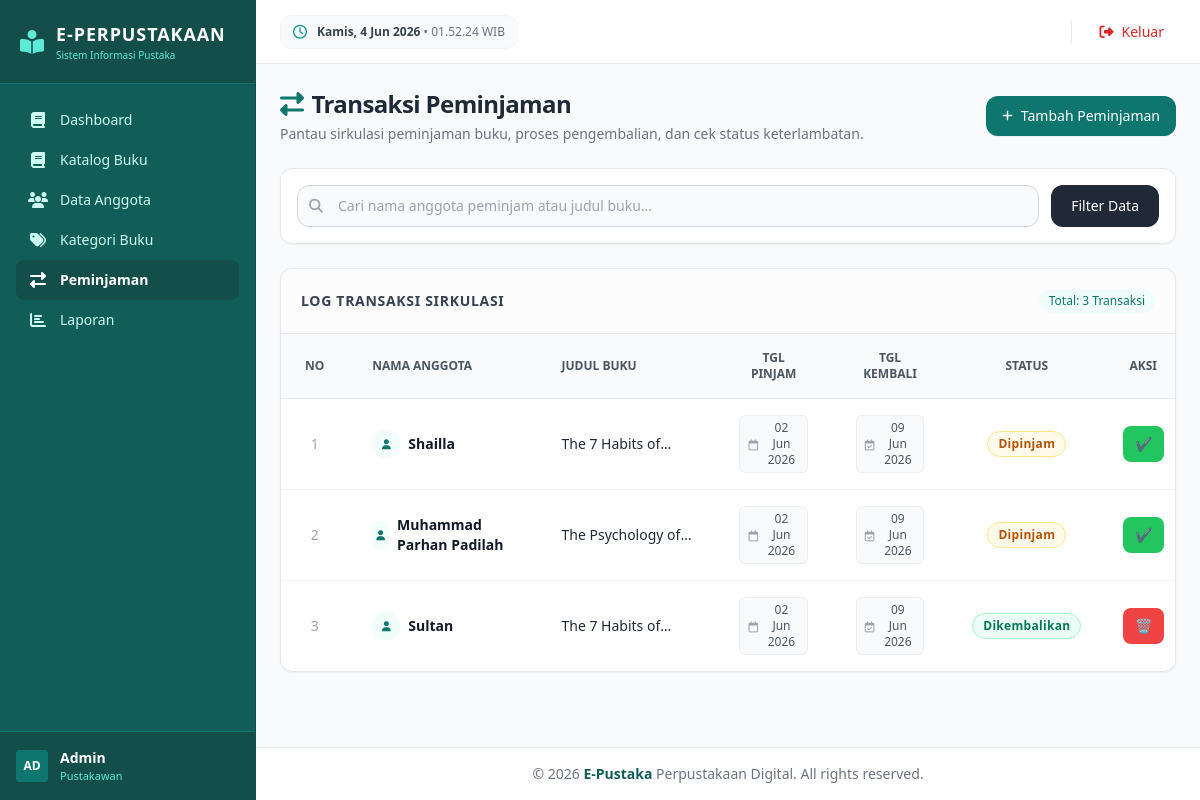
Page /pages/peminjaman/index.php (signed in) on the committed database.
### tables this page shows
CREATE TABLE `peminjaman` (
  `id_peminjaman` int(11) NOT NULL,
  `id_anggota` int(11) NOT NULL,
  `id_buku` int(11) NOT NULL,
  `tanggal_pinjam` date NOT NULL,
  `tanggal_kembali` date NOT NULL,
  `status` enum('dipinjam','dikembalikan') DEFAULT 'dipinjam',
  `created_at` timestamp NOT NULL DEFAULT current_timestamp()
);

CREATE TABLE `anggota` (
  `id_anggota` int(11) NOT NULL,
  `nama` varchar(100) NOT NULL,
  `jenis_kelamin` enum('L','P') DEFAULT NULL,
  `alamat` text DEFAULT NULL,
  `telepon` varchar(20) DEFAULT NULL,
  `tanggal_daftar` date DEFAULT NULL
);

CREATE TABLE `buku` (
  `id_buku` int(11) NOT NULL,
  `isbn` varchar(30) DEFAULT NULL,
  `judul` varchar(200) DEFAULT NULL,
  `penulis` varchar(100) DEFAULT NULL,
  `penerbit` varchar(100) DEFAULT NULL,
  `tahun_terbit` year(4) DEFAULT NULL,
  `stok` int(11) DEFAULT 0,
  `cover` varchar(255) DEFAULT NULL,
  `id_kategori` int(11) DEFAULT NULL
);

### pages/peminjaman/index.php (the view, shortened to what this page needs)
<?php
include __DIR__ . '/../../config/koneksi.php';
$search = isset($_GET['search'])
    ? mysqli_real_escape_string($conn, trim($_GET['search']))
    : '';
$query = mysqli_query($conn, "
    SELECT
        peminjaman.*,
        anggota.nama,
        buku.judul
    FROM peminjaman
    JOIN anggota
        ON peminjaman.id_anggota = anggota.id_anggota
    JOIN buku
        ON peminjaman.id_buku = buku.id_buku
    WHERE
        anggota.nama LIKE '%$search%'
        OR buku.judul LIKE '%$search%'
    ORDER BY peminjaman.id_peminjaman DESC
");
include __DIR__ . '/../../layouts/header.php';
include __DIR__ . '/../../layouts/sidebar.php';
include __DIR__ . '/../../layouts/topbar.php';
?>
<div class="space-y-6">
    <div class="flex flex-col sm:flex-row sm:items-center sm:justify-between gap-4">
        <div>
            <h1 class="text-2xl font-bold text-gray-800 tracking-tight flex items-center gap-2">
                <i class="fas fa-exchange-alt text-teal-700"></i> Transaksi Peminjaman
            </h1>
            <p class="text-sm text-gray-500 mt-1">
                Pantau sirkulasi peminjaman buku, proses pengembalian, dan cek status keterlambatan.
            </p>
        </div>
        <div>
            <a href="tambah.php" class="inline-flex items-center gap-2 bg-teal-700 hover:bg-teal-800 text-white px-4 py-2.5 rounded-xl font-medium text-sm shadow-sm transition-colors">
                <i class="fas fa-plus text-xs"></i> Tambah Peminjaman
            </a>
        </div>
    </div>
    <div class="bg-white rounded-xl shadow-sm border border-gray-200 p-4">
        <form method="GET">
            <div class="flex flex-col sm:flex-row gap-3">
                <div class="relative flex-1">
                    <span class="absolute inset-y-0 left-0 flex items-center pl-3 text-gray-400">
                        <i class="fas fa-search text-sm"></i>
                    </span>
                    <input
                        type="text"
                        name="search"
                        value="<?= htmlspecialchars($search) ?>"
                        placeholder="Cari nama anggota peminjam atau judul buku..."
                        class="w-full pl-10 pr-4 py-2.5 border border-gray-300 rounded-xl text-sm focus:outline-none focus:ring-2 focus:ring-teal-500 focus:border-teal-500 bg-gray-50 focus:bg-white transition-all">
                </div>
                <div class="flex gap-2">
                    <button type="submit" class="w-full sm:w-auto bg-gray-800 hover:bg-gray-900 text-white px-5 py-2.5 rounded-xl text-sm font-medium transition-colors">
                        Filter Data
                    </button>
                </div>
            </div>
        </form>
    </div>
    <div class="bg-white rounded-xl shadow-sm border border-gray-200 overflow-hidden">
        <div class="p-5 border-b border-gray-200 flex items-center justify-between bg-gray-50/50">
            <h2 class="font-bold text-gray-700 text-sm uppercase tracking-wider">
                Log Transaksi Sirkulasi
            </h2>
            <span class="text-xs bg-teal-50 text-teal-700 px-2.5 py-1 rounded-full font-medium">
                Total: <?= mysqli_num_rows($query) ?> Transaksi
            </span>
        </div>
        <div class="overflow-x-auto">
            <table class="w-full min-w-[900px] table-auto">
                <thead class="bg-gray-50 text-gray-600 text-xs uppercase font-semibold border-b border-gray-200">
                    <tr>
                        <th class="px-6 py-4 text-center w-[6%]">No</th>
                        <th class="px-6 py-4 text-left w-[24%]">Nama Anggota</th>
                        <th class="px-6 py-4 text-left w-[28%]">Judul Buku</th>
                        <th class="px-6 py-4 text-center w-[14%]">Tgl Pinjam</th>
                        <th class="px-6 py-4 text-center w-[14%]">Tgl Kembali</th>
                        <th class="px-6 py-4 text-center w-[12%]">Status</th>
                        <th class="px-6 py-4 text-center w-[12%]">Aksi</th>
                    </tr>
                </thead>
                <tbody class="divide-y divide-gray-100 text-sm text-gray-700">
                    <?php if (mysqli_num_rows($query) > 0) : ?>
                        <?php
                        $no = 1;
                        while ($row = mysqli_fetch_assoc($query)) :
                            $isDipinjam = ($row['status'] == 'dipinjam');
                            $statusBadge = $isDipinjam
                                ? 'bg-amber-50 text-amber-700 border-amber-200'
                                : 'bg-emerald-50 text-emerald-700 border-emerald-200';
                        ?>
                            <tr class="hover:bg-slate-50/80 transition-colors">
                                <td class="px-6 py-4 text-center font-medium text-gray-400">
                                    <?= $no++ ?>
                                </td>
                                <td class="px-6 py-4">
                                    <div class="flex items-center gap-2">
                                        <div class="w-7 h-7 rounded-full bg-teal-50 text-teal-700 flex items-center justify-center text-xs font-bold">
                                            <i class="fas fa-user text-[10px]"></i>
                                        </div>
                                        <span class="font-semibold text-gray-900"><?= htmlspecialchars($row['nama']) ?></span>
                                    </div>
                                </td>
                                <td class="px-6 py-4">
                                    <div class="font-medium text-gray-800 line-clamp-1" title="<?= htmlspecialchars($row['judul']) ?>">
                                        <?= htmlspecialchars($row['judul']) ?>
                                    </div>
                                </td>
                                <td class="px-6 py-4 text-center">
                                    <span class="inline-flex items-center text-xs text-gray-600 bg-gray-50 border border-gray-200/60 px-2 py-1 rounded-md font-medium">
                                        <i class="far fa-calendar text-gray-400 mr-1.5 text-[11px]"></i>
                                        <?= date('d M Y', strtotime($row['tanggal_pinjam'])) ?>
                                    </span>
                                </td>
                                <td class="px-6 py-4 text-center">
                                    <span class="inline-flex items-center text-xs text-gray-600 bg-gray-50 border border-gray-200/60 px-2 py-1 rounded-md font-medium">
                                        <i class="far fa-calendar-check text-gray-400 mr-1.5 text-[11px]"></i>
                                        <?= date('d M Y', strtotime($row['tanggal_kembali'])) ?>
                                    </span>
                                </td>
                                <td class="px-6 py-4 text-center">
                                    <span class="inline-block border text-xs px-2.5 py-1 rounded-full font-semibold capitalize tracking-wide <?= $statusBadge ?>">
                                        <?= htmlspecialchars($row['status']) ?>
                                    </span>
                                </td>
                                <td class="px-4 py-4 text-center">
                                    <div class="flex justify-center gap-2">
                                        <?php if ($row['status'] == 'dipinjam') : ?>
                                            <a
                                                href="kembali.php?id=<?= $row['id_peminjaman'] ?>"
                                                onclick="return confirm('Konfirmasi pengembalian buku?')"
                                                class="bg-green-500 hover:bg-green-600 text-white px-3 py-2 rounded-lg">
                                                ✔️
                                            </a>
                                        <?php else : ?>
                                            <a
                                                href="hapus.php?id=<?= $row['id_peminjaman'] ?>"
                                                onclick="return confirm('Hapus riwayat peminjaman ini?')"
                                                class="bg-red-500 hover:bg-red-600 text-white px-3 py-2 rounded-lg">
                                                🗑️
                                            </a>
                                        <?php endif; ?>
                                    </div>
                                </td>
                            </tr>
                        <?php endwhile; ?>
                    <?php endif; ?>
                </tbody>
            </table>
        </div>
    </div>
</div>
<?php include __DIR__ . '/../../layouts/footer.php'; ?>

### layouts/header.php (shortened to what this page needs)
<!DOCTYPE html>
<html lang="id">
<head>
    <script src="https://cdn.tailwindcss.com"></script>
    <link rel="stylesheet" href="https://cdnjs.cloudflare.com/ajax/libs/font-awesome/6.4.0/css/all.min.css">
</head>
<body class="bg-gray-100 font-sans antialiased">
    <div class="flex h-screen overflow-hidden">

### layouts/sidebar.php
<?php
$current_page = $_SERVER['REQUEST_URI'];
function setActiveMenu($page_path, $current_page) {
    if (strpos($current_page, $page_path) !== false) {
        return 'bg-teal-900 text-white font-semibold';
    }
    return 'text-teal-100 hover:bg-teal-700 hover:text-white';
}
?>
<aside class="w-64 bg-teal-800 text-white flex flex-col h-full hidden md:flex flex-shrink-0 border-r border-teal-900">
    <div class="p-5 flex items-center gap-3 border-b border-teal-700 bg-teal-900">
        <i class="fas fa-book-reader text-2xl text-teal-300"></i>
        <div class="flex flex-col">
            <span class="font-bold text-lg tracking-wider">E-PERPUSTAKAAN</span>
            <span class="text-[10px] text-teal-300">Sistem Informasi Pustaka</span>
        </div>
    </div>
    <nav class="flex-1 p-4 space-y-1 overflow-y-auto">
        <div class="mb-4">
            <a href="/perpustakaan/dashboard.php" class="flex items-center gap-3 px-3 py-2.5 rounded-lg transition-colors <?= setActiveMenu('dashboard', $current_page) ?>">
                <i class="fas fa-book w-5 text-center"></i>
                <span class="text-sm">Dashboard</span>
            </a>
            <a href="/perpustakaan/pages/buku/index.php" class="flex items-center gap-3 px-3 py-2.5 rounded-lg transition-colors <?= setActiveMenu('pages/buku', $current_page) ?>">
                <i class="fas fa-book w-5 text-center"></i>
                <span class="text-sm">Katalog Buku</span>
            </a>
            <a href="/perpustakaan/pages/anggota/index.php" class="flex items-center gap-3 px-3 py-2.5 rounded-lg transition-colors <?= setActiveMenu('pages/anggota', $current_page) ?>">
                <i class="fas fa-users w-5 text-center"></i>
                <span class="text-sm">Data Anggota</span>
            </a>
            <a href="/perpustakaan/pages/kategori/index.php" class="flex items-center gap-3 px-3 py-2.5 rounded-lg transition-colors <?= setActiveMenu('pages/kategori', $current_page) ?>">
                <i class="fas fa-tags w-5 text-center"></i>
                <span class="text-sm">Kategori Buku</span>
            </a>
            <a href="/perpustakaan/pages/peminjaman/index.php" class="flex items-center gap-3 px-3 py-2.5 rounded-lg transition-colors <?= setActiveMenu('pages/peminjaman', $current_page) ?>">
                <i class="fas fa-exchange-alt w-5 text-center"></i>
                <span class="text-sm">Peminjaman</span>
            </a>
            <a href="/perpustakaan/pages/laporan/index.php" class="flex items-center gap-3 px-3 py-2.5 rounded-lg transition-colors <?= setActiveMenu('pages/laporan', $current_page) ?>">
                <i class="fas fa-chart-bar w-5 text-center"></i>
                <span class="text-sm">Laporan</span>
            </a>
        </div>
    </nav>
    <div class="p-4 border-t border-teal-700 bg-teal-900 flex items-center gap-3">
        <div class="w-8 h-8 rounded bg-teal-700 flex items-center justify-center font-bold text-xs uppercase text-white">
            <?= isset($_SESSION['username']) ? substr(htmlspecialchars($_SESSION['username']), 0, 2) : 'AD' ?>
        </div>
        <div class="flex-1 min-w-0">
            <p class="text-sm font-semibold truncate text-white capitalize">
                <?= isset($_SESSION['username']) ? htmlspecialchars($_SESSION['username']) : 'Admin' ?>
            </p>
            <p class="text-[11px] text-teal-300">Pustakawan</p>
        </div>
    </div>
</aside>
<div class="flex-1 flex flex-col overflow-hidden">

### layouts/topbar.php (shortened to what this page needs)
<header class="bg-white shadow-sm border-b border-gray-200 h-16 flex items-center justify-between px-6 flex-shrink-0">
    <div class="flex items-center gap-4">
        <div class="hidden sm:flex items-center gap-2.5 text-gray-500 bg-gray-50 px-3 py-1.5 rounded-xl border border-gray-100 text-xs font-medium">
            <i class="far fa-clock text-teal-600 text-sm"></i>
            <span id="live-clock">Memuat Waktu...</span>
        </div>
    </div>
    <div class="flex items-center gap-4">
        <a href="/perpustakaan/auth/logout.php" class="flex items-center gap-2 text-sm font-medium text-red-600 hover:text-red-700 px-3 py-2 rounded-lg hover:bg-red-50 transition-colors">
            <i class="fas fa-sign-out-alt"></i>
            <span class="hidden sm:inline">Keluar</span>
        </a>
    </div>
</header>
<main class="flex-1 overflow-y-auto p-6 bg-gray-50">

### layouts/footer.php
</main> <footer class="bg-white border-t border-gray-200 py-4 px-6 text-center text-sm text-gray-500 flex-shrink-0">
            &copy; 2026 <span class="font-semibold text-teal-800">E-Pustaka</span> Perpustakaan Digital. All rights reserved.
        </footer>
    </div> </div> </body>
</html>

### rows in the picture
peminjaman: id_anggota.nama "Shailla", id_buku.judul "The 7 Habits…", tanggal_pinjam "02 Jun 2026", tanggal_kembali "09 Jun 2026", status "Dipinjam"
peminjaman: id_anggota.nama "Muhammad Parhan Padilah", id_buku.judul "The Psychology…", tanggal_pinjam "02 Jun 2026", tanggal_kembali "09 Jun 2026", status "Dipinjam"
peminjaman: id_anggota.nama "Sultan", id_buku.judul "The 7 Habits…", tanggal_pinjam "02 Jun 2026", tanggal_kembali "09 Jun 2026", status "Dikembalikan"

### other values in the picture
substr(htmlspecialchars($_SESSION['username']), 0, 2) "AD"
$_SESSION['username'] "Admin"
mysqli_num_rows($query) "3"
